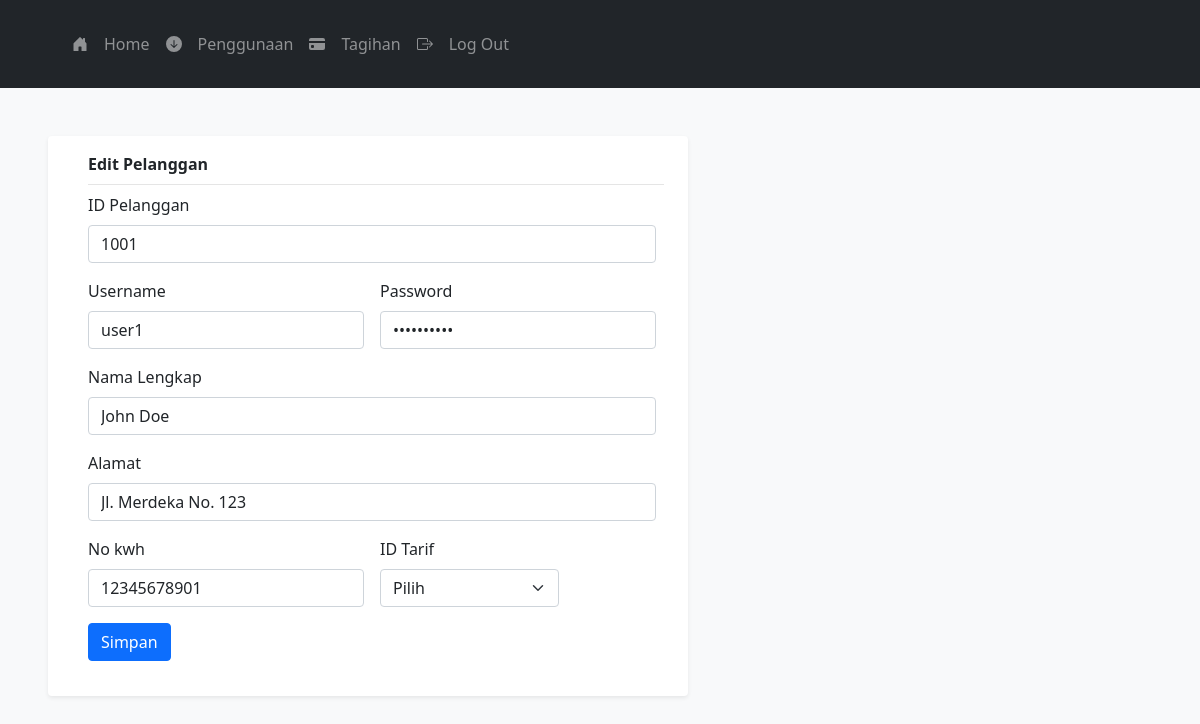
Page /admin/edit_pelanggan.php?id_pelanggan=1001 (signed in) on the committed database.
### tables this page shows
CREATE TABLE `pelanggan` (
  `id_pelanggan` int(11) NOT NULL,
  `username` varchar(255) NOT NULL,
  `password` varchar(255) NOT NULL,
  `nomor_kwh` varchar(255) NOT NULL,
  `nama_pelanggan` varchar(255) NOT NULL,
  `alamat` varchar(255) NOT NULL,
  `id_tarif` int(11) NOT NULL
);

### admin/edit_pelanggan.php (the view, shortened to what this page needs)
<!DOCTYPE html>
<html lang="en-GB">
<head>
    <link href="https://cdn.jsdelivr.net/npm/bootstrap@5.3.0-alpha2/dist/css/bootstrap.min.css"
            rel="stylesheet">
    <link href="https://cdn.jsdelivr.net/npm/bootstrap@5.3.0-alpha2/dist/css/bootstrap.min.css"
            rel="stylesheet">
    <link href="/css/bootstrap.min.css" rel="stylesheet">
</head>
<body class="bg-light">
    <?php
        include '../fragments/navbar_admin.php';
    ?>
                <?php
                require '../config/koneksi.php';
                try {
                    $stmt = $pdo->prepare("SELECT * FROM pelanggan WHERE id_pelanggan=?");
                    $stmt->execute([$_GET["id_pelanggan"]]);
                    $row = $stmt->fetch();
                    if(!$row){
                        echo "<p>Data tidak ditemukan</p>";
                    }
                    else{
                        ?>
                        <div class="container ms-5 mt-5 shadow-sm bg-body rounded" style="width: 40rem; height: 35rem;">
                        <div class="pt-3 ms-3 mb-2 fw-bold pb-2" style="border-bottom: 1px solid #e5e5e5;">Edit Pelanggan</div>
                            <form class="row g-3 ps-3 pe-2 pb-5" action="edit_pelanggan_action.php" method="POST">
                                <div class="col-12">
                                    <label for="inputAddress" class="form-label">ID Pelanggan</label>
                                    <input type="text" class="form-control" id="id_pelanggan" name="id_pelanggan" value="<?php echo $row["id_pelanggan"]; ?>" required>
                                </div>
                                <div class="col-md-6">
                                    <label for="inputEmail4" class="form-label">Username</label>
                                    <input type="text" class="form-control" id="username" name="username" value="<?php echo $row["username"]; ?>" required>
                                </div>
                                <div class="col-md-6">
                                    <label for="inputPassword4" class="form-label">Password</label>
                                    <input type="password" class="form-control" id="password" name="password" value="<?php echo $row["password"]; ?>" required>
                                </div>
                                <div class="col-12">
                                    <label for="inputAddress" class="form-label">Nama Lengkap</label>
                                    <input type="text" class="form-control" id="nama_pelanggan" name="nama_pelanggan" value="<?php echo $row["nama_pelanggan"]; ?>" required>
                                </div>
                                <div class="col-12">
                                    <label for="inputNama" class="form-label">Alamat</label>
                                    <input type="text" class="form-control" id="alamat" name="alamat" value="<?php echo $row["alamat"]; ?>" required>
                                </div>
                                <div class="col-md-6">
                                    <label for="inputCity" class="form-label">No kwh</label>
                                    <input type="text" class="form-control" id="nomor_kwh" name="nomor_kwh" value="<?php echo $row["nomor_kwh"]; ?>" required>
                                </div>
                                <div class="col-md-4">
                                    <label for="inputIdTarif" class="form-label">ID Tarif</label>
                                    <select id="id_tarif" name="id_tarif" class="form-select">
                                        <option selected>Pilih</option>
                                    </select>
                                </div>
                                <div class="col-12">
                                    <button type="submit" class="btn btn-primary">Simpan</button>
                                </div>
                            </form>
                        </div>
                        <?php
                    }
                } catch (PDOException $e) {
                    exit("PDO Error: ".$e->getMessage()."<br>");
                }
                ?>
</body>
</html>

### rows in the picture
pelanggan: id_pelanggan "1001", username "user1", nama_pelanggan "John Doe", alamat "Jl. Merdeka No. 123", nomor_kwh "12345678901"
